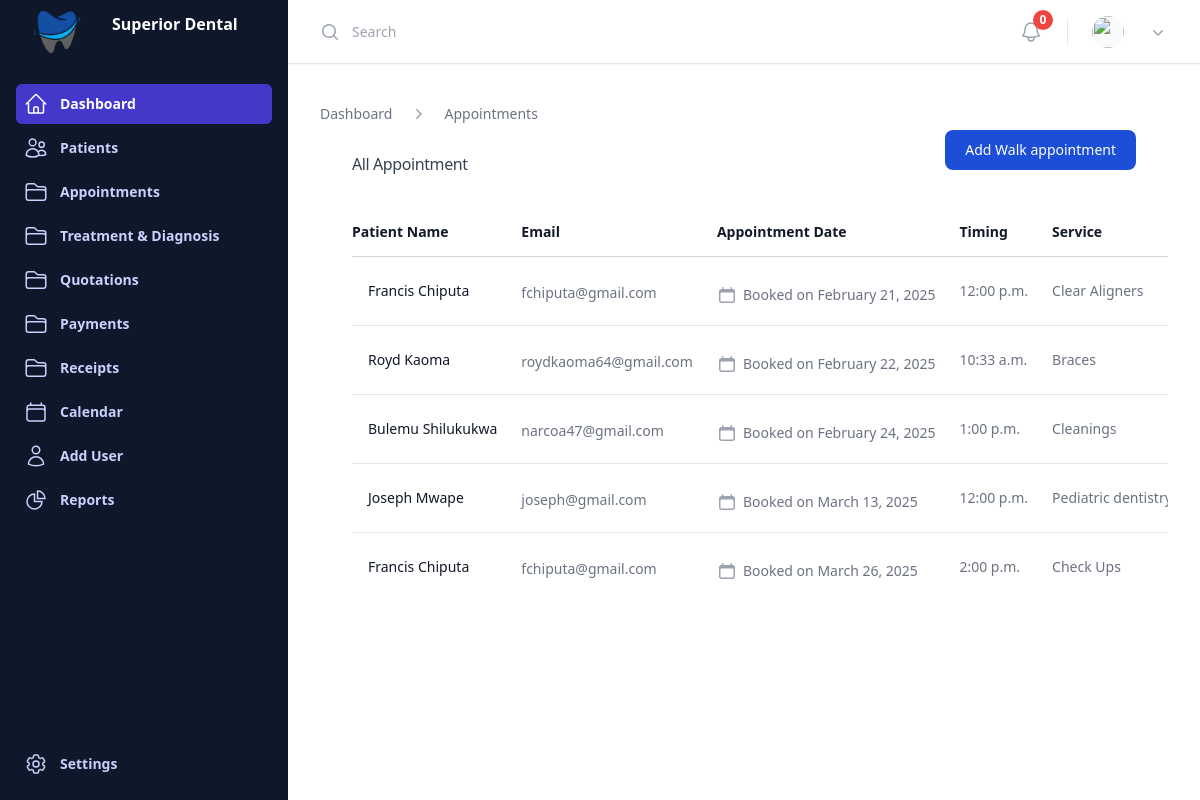
Screenshot of /scheduled_appointment (signed in) with the database file from the repository.
### appointment/models.py (models this page shows, shortened)
class Appointment(models.Model):
    patient = models.ForeignKey(Patient, on_delete=models.CASCADE)
    dentist = models.ForeignKey(Dentist, on_delete=models.CASCADE, blank=True, null=True)  # Correctly reference the Dentist model
    date_time = models.DateTimeField()
    status_choices = [('Pending', 'Pending'), ('Scheduled', 'Scheduled'), ('Completed', 'Completed'), ('Cancelled', 'Cancelled')]
    status = models.CharField(max_length=20, choices=status_choices, default='Pending')
    notes = models.TextField(blank=True, null=True)
    service = models.ForeignKey('Service', on_delete=models.CASCADE)
    phone = models.CharField(max_length=15, blank=True, null=True)
    is_patient_new = models.BooleanField(default=False)

class Service(models.Model):
    name = models.CharField(max_length=100)  # Required field
    description = models.TextField(blank=True, null=True)
    price = models.DecimalField(max_digits=10, decimal_places=2, null=True)  # Required field
    duration = models.DurationField(blank=True, null=True)
    def __str__(self):
        return self.name

### patient/models.py (models this page shows)
class Patient(models.Model):
    first_name = models.CharField(max_length=50)
    last_name = models.CharField(max_length=50)
    date_of_birth = models.DateField(blank=True, null=True)
    gender_choices = [('M', 'Male'), ('F', 'Female')]
    gender = models.CharField(max_length=1, choices=gender_choices, blank=True, null=True)
    nrc = models.CharField(max_length=55,blank=True, null=True)
    phone = models.CharField(max_length=15)
    email = models.EmailField(unique=True)
    address = models.TextField(blank=True, null=True)
    medical_history = models.TextField(blank=True, null=True)
    is_patient = models.BooleanField(default=False)
    def __str__(self):
        return f"{self.first_name} {self.last_name}"

### templates/views.py (the view)
# urls.py: path('scheduled_appointment', views.scheduled_appointment_view, name='scheduled_appointment'),
@login_required
def scheduled_appointment_view(request):
    appointments = Appointment.objects.all()
    services = Service.objects.all()
    services = Service.objects.all()
    return render(request, 'schuled_appointment.html', {'appointments':appointments, 'services':services})

### templates/schuled_appointment.html (shortened to what this page needs)
{% extends 'base.html'%}
{% block content %}
<div class="lg:flex lg:items-center lg:justify-between">
    <div class="min-w-0 flex-1">
      <nav class="flex" aria-label="Breadcrumb">
        <ol role="list" class="flex items-center space-x-4">
          <li>
            <div class="flex">
              <a href="#" class="text-sm font-medium text-gray-500 hover:text-gray-700">Dashboard</a>
            </div>
          </li>
          <li>
            <div class="flex items-center">
              <svg class="size-5 shrink-0 text-gray-400" viewBox="0 0 20 20" fill="currentColor" aria-hidden="true" data-slot="icon">
                <path fill-rule="evenodd" d="M8.22 5.22a.75.75 0 0 1 1.06 0l4.25 4.25a.75.75 0 0 1 0 1.06l-4.25 4.25a.75.75 0 0 1-1.06-1.06L11.94 10 8.22 6.28a.75.75 0 0 1 0-1.06Z" clip-rule="evenodd" />
              </svg>
              <a href="#" class="ml-4 text-sm font-medium text-gray-500 hover:text-gray-700">Appointments</a>
            </div>
          </li>
        </ol>
      </nav>
    </div>
  </div>
  <div class="px-4 sm:px-6 lg:px-8">
    <div class="sm:flex sm:items-center">
      <div class="sm:flex-auto">
        <h3 class="pt-5 mt-2 text-gray-700 sm:truncate  sm:tracking-tight">All Appointment</h3>
      </div>
      <div class="mt-4 sm:ml-16 sm:mt-0 sm:flex-none">
        <button data-open-modal class="block text-white bg-blue-700 hover:bg-blue-800 focus:ring-4 focus:outline-none focus:ring-blue-300 font-medium rounded-lg text-sm px-5 py-2.5 text-center dark:bg-blue-600 dark:hover:bg-blue-700 dark:focus:ring-blue-800" type="button">
          Add Walk appointment
        </button>
      </div>
    </div>
    <div class="mt-8 flow-root">
      <div class="-mx-4 -my-2 overflow-x-auto sm:-mx-6 lg:-mx-8">
        <div class="inline-block min-w-full py-2 align-middle sm:px-6 lg:px-8">
          <table class="min-w-full divide-y divide-gray-300">
            <thead>
              <tr>
                <th scope="col" class="py-3.5 pl-4 pr-3 text-left text-sm font-semibold text-gray-900 sm:pl-0">Patient Name</th>
                <th scope="col" class="px-3 py-3.5 text-left text-sm font-semibold text-gray-900">Email</th>
                <th scope="col" class="px-3 py-3.5 text-left text-sm font-semibold text-gray-900">Appointment Date</th>
                <th scope="col" class="px-3 py-3.5 text-left text-sm font-semibold text-gray-900">Timing</th>
                <th scope="col" class="px-3 py-3.5 text-left text-sm font-semibold text-gray-900">Service</th>
              </tr>
            </thead>
            <tbody class="divide-y divide-gray-200 bg-white">
              {% for appointment in appointments %}
              <tr>
                <td class="whitespace-nowrap py-5 pl-4 pr-3 text-sm sm:pl-0">
                  <div class="flex items-center">
                    <div class="ml-4">
                      <div class="font-medium text-gray-900">{{appointment.patient}}</div>
                    </div>
                  </div>
                </td>
                <td class="whitespace-nowrap px-3 py-5 text-sm text-gray-500">
                    <div class="mt-1 text-gray-500"> {{ appointment.patient.email }} </div>
                </td>
                <td class="whitespace-nowrap px-3 py-5 text-sm text-gray-500">
                    <div class="mt-2 flex items-center text-sm text-gray-500">
                        Booked on {{ appointment.date_time|date:"F j, Y"}}
                      </div>
                      <td class="whitespace-nowrap px-3 py-5 text-sm text-gray-500">
                          <p class="text-sm text-gray-500">
                              <a href="#" class="hover:underline"> {{ appointment.date_time|date:"g:i a" }}</a>
                            </p>
                      </td>
                      <td class="whitespace-nowrap px-3 py-5 text-sm text-gray-500">
                        <p class="text-sm text-gray-500">
                           {{ appointment.service }}
                          </p>
                    </td>
                </td>
              </tr>
              {% endfor %}
            </tbody>
          </table>
        </div>
      </div>
    </div>
  </div>
{% endblock %}

### rows the page displays
Appointment: patient "Francis Chiputa", patient.email "fchiputa@gmail.com", date_time "February 21, 2025", date_time "12:00 p.m.", service "Clear Aligners"
Appointment: patient "Royd Kaoma", patient.email "roydkaoma64@gmail.com", date_time "February 22, 2025", date_time "10:33 a.m.", service "Braces"
Appointment: patient "Bulemu Shilukukwa", patient.email "narcoa47@gmail.com", date_time "February 24, 2025", date_time "1:00 p.m.", service "Cleanings"
Appointment: patient "Joseph Mwape", patient.email "joseph@gmail.com", date_time "March 13, 2025", date_time "12:00 p.m.", service "Pediatric…"
Appointment: patient "Francis Chiputa", patient.email "fchiputa@gmail.com", date_time "March 26, 2025", date_time "2:00 p.m.", service "Check Ups"
